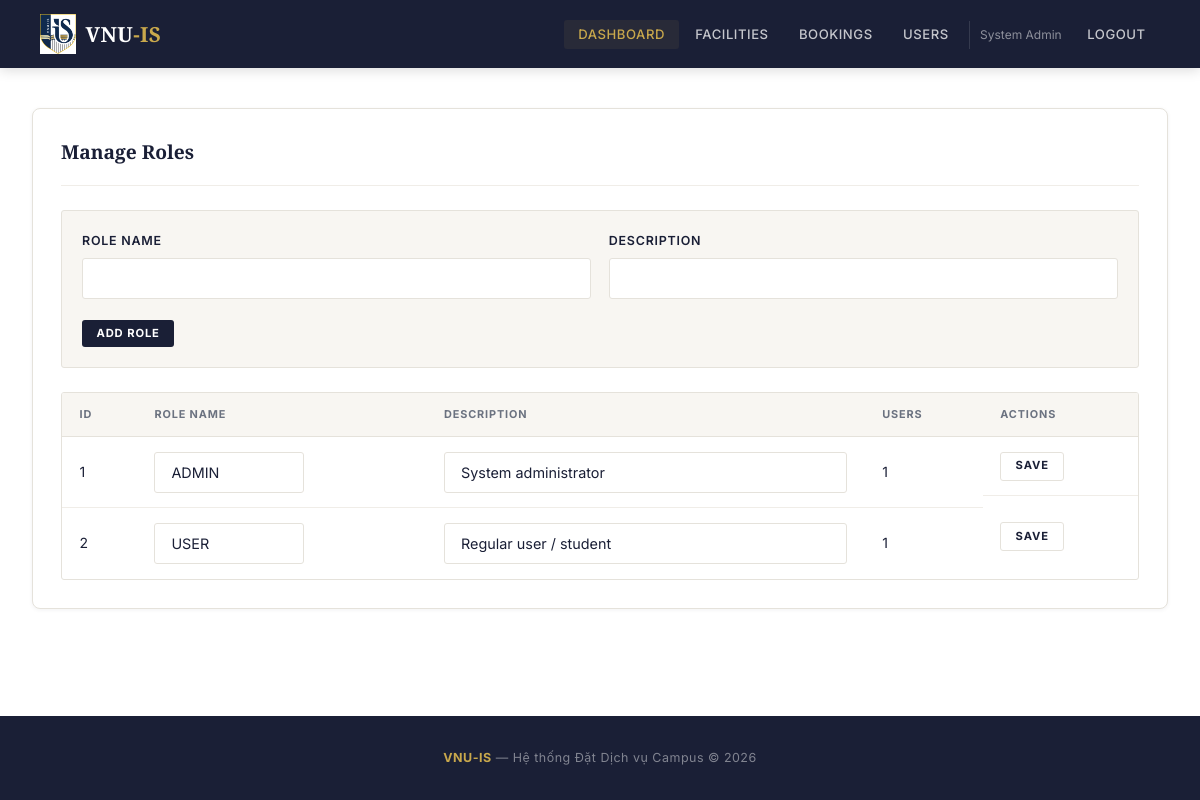
Page /admin/roles.php (signed in) on the committed database.
### tables this page shows
CREATE TABLE roles (
    role_id INT AUTO_INCREMENT PRIMARY KEY,
    role_name VARCHAR(50) NOT NULL UNIQUE,
    description VARCHAR(255) DEFAULT NULL
);

### config/database.php (called while the page is built, shortened)
<?php
function getDB(): PDO
{
    static $pdo = null;
    if ($pdo === null) {
        $pdo = new PDO(
            'mysql:host=' . DB_HOST . ';dbname=' . DB_NAME . ';charset=utf8mb4',
            DB_USER,
            DB_PASS,
            [
                PDO::ATTR_ERRMODE => PDO::ERRMODE_EXCEPTION,
                PDO::ATTR_DEFAULT_FETCH_MODE => PDO::FETCH_ASSOC,
            ]
        );
    }
    return $pdo;
}

### backend/core/Database.php (called while the page is built, shortened)
<?php
class Database
{
    private static ?PDO $connection = null;
    public static function getConnection(): PDO
    {
        if (self::$connection === null) {
            self::$connection = getDB();
        }
        return self::$connection;
    }
}

### backend/models/BaseModel.php (called while the page is built, shortened)
<?php
abstract class BaseModel
{
    public function __construct()
    {
        $this->db = Database::getConnection();
    }
}

### backend/models/RoleModel.php (called while the page is built, shortened)
<?php
class RoleModel extends BaseModel
{
    public function findAll(): array
    {
        return $this->db->query("
            SELECT r.*, (SELECT COUNT(*) FROM users u WHERE u.role_id = r.role_id) AS user_count
            FROM roles r ORDER BY role_id
        ")->fetchAll();
    }
}

### backend/core/Helpers.php (called while the page is built, shortened)
<?php
function e(?string $value): string
{
    return htmlspecialchars($value ?? '', ENT_QUOTES, 'UTF-8');
}

### admin/roles.php (the view, shortened to what this page needs)
<?php
$roleModel = new RoleModel();
$roles = $roleModel->findAll();
require_once __DIR__ . '/../includes/header.php';
?>
<div class="card">
    <div class="card-header"><h2>Manage Roles</h2></div>
    <form method="POST" class="form-box">
        <div class="form-row">
            <div class="form-group"><label>Role Name</label><input type="text" name="role_name" class="form-control" required></div>
            <div class="form-group"><label>Description</label><input type="text" name="description" class="form-control"></div>
        </div>
        <button type="submit" class="btn btn-primary btn-sm">Add Role</button>
    </form>
    <div class="table-responsive">
        <table>
            <thead><tr><th>ID</th><th>Role Name</th><th>Description</th><th>Users</th><th>Actions</th></tr></thead>
            <tbody>
                <?php foreach ($roles as $r): ?>
                <tr>
                    <td><?= $r['role_id'] ?></td>
                    <td>
                        <form method="POST" style="display:contents;">
                            <input type="text" name="role_name" class="form-control" value="<?= e($r['role_name']) ?>" style="max-width:150px;">
                    </td>
                    <td><input type="text" name="description" class="form-control" value="<?= e($r['description'] ?? '') ?>"></td>
                    <td><?= $r['user_count'] ?></td>
                    <td style="display:flex;gap:0.5rem;">
                            <button type="submit" class="btn btn-secondary btn-sm">Save</button>
                    </td>
                </tr>
                <?php endforeach; ?>
            </tbody>
        </table>
    </div>
</div>
<?php require_once __DIR__ . '/../includes/footer.php'; ?>

### assets/css/style.css (style rules this page uses)
:root { --navy: #1a1f36; --navy-hover: #0f1220; --gold: #c9a84c; --gold-light: #e8c97a; --white: #ffffff; --cream: #f8f6f2; --bg: #f5f5f0; --text: #1a1f36; --text-muted: #6b7280; --text-light: #9ca3af; --border: #e5e2db; --border-light:#f0ede8; --success: #2d6a4f; --danger: #c0392b; --warning: #d97706; --shadow-sm: 0 1px 4px rgba(26,31,54,0.06); --shadow: 0 4px 24px rgba(26,31,54,0.10); --shadow-lg: 0 12px 48px rgba(26,31,54,0.14); --radius: 4px; --radius-sm: 3px; --radius-lg: 8px; }
* { margin: 0; padding: 0; box-sizing: border-box; }
body { font-family: 'Inter', -apple-system, sans-serif; background: var(--white); color: var(--text); line-height: 1.6; min-height: 100vh; display: flex; flex-direction: column; -webkit-font-smoothing: antialiased; }
h1, h2, h3 { font-family: 'Playfair Display', serif; }
.card { background: var(--white); border-radius: var(--radius-lg); padding: 1.75rem; margin-bottom: 1.5rem; border: 1px solid var(--border); box-shadow: var(--shadow-sm); }
.card-header { display: flex; align-items: center; justify-content: space-between; margin-bottom: 1.5rem; padding-bottom: 1.1rem; border-bottom: 1px solid var(--border-light); }
.card-header h2 { font-family: 'Playfair Display', serif; font-size: 1.2rem; font-weight: 700; color: var(--text); }
.btn { display: inline-flex; align-items: center; justify-content: center; padding: 0.7rem 1.8rem; border-radius: var(--radius-sm); font-size: 0.78rem; font-weight: 700; font-family: inherit; cursor: pointer; border: none; transition: all 0.2s; line-height: 1.4; text-decoration: none !important; letter-spacing: 0.08em; text-transform: uppercase; }
.btn-primary { background: var(--navy); color: var(--white); }
.btn-secondary { background: var(--white); color: var(--text); border: 1px solid var(--border); }
.btn-sm { padding: 0.35rem 0.9rem; font-size: 0.7rem; }
.form-group { margin-bottom: 1.25rem; }
.form-group label { display: block; margin-bottom: 0.4rem; font-weight: 600; color: var(--text); font-size: 0.78rem; text-transform: uppercase; letter-spacing: 0.06em; }
.form-control { width: 100%; padding: 0.7rem 1rem; border: 1px solid var(--border); border-radius: var(--radius-sm); font-size: 0.9rem; font-family: inherit; transition: border-color 0.2s, box-shadow 0.2s; background: var(--white); color: var(--text); }
.form-row { display: grid; grid-template-columns: 1fr 1fr; gap: 1.1rem; }
.form-box { margin-bottom: 1.5rem; padding: 1.25rem; background: var(--cream); border: 1px solid var(--border); border-radius: var(--radius-sm); }
.table-responsive { overflow-x: auto; border-radius: var(--radius-sm); border: 1px solid var(--border); }
table { width: 100%; border-collapse: collapse; }
table th { background: var(--cream); color: var(--text-muted); padding: 0.8rem 1.1rem; text-align: left; font-size: 0.68rem; font-weight: 700; text-transform: uppercase; letter-spacing: 0.08em; border-bottom: 1px solid var(--border); white-space: nowrap; }
table td { padding: 0.9rem 1.1rem; border-bottom: 1px solid var(--border-light); font-size: 0.875rem; color: var(--text); vertical-align: middle; }
table tbody tr:last-child td { border-bottom: none; }

### rows in the picture
roles: role_id "1", role_name "ADMIN", description "System administrator", user_count "1"
roles: role_id "2", role_name "USER", description "Regular user / student", user_count "1"

### other values in the picture
$_SESSION['full_name'] "System Admin"
